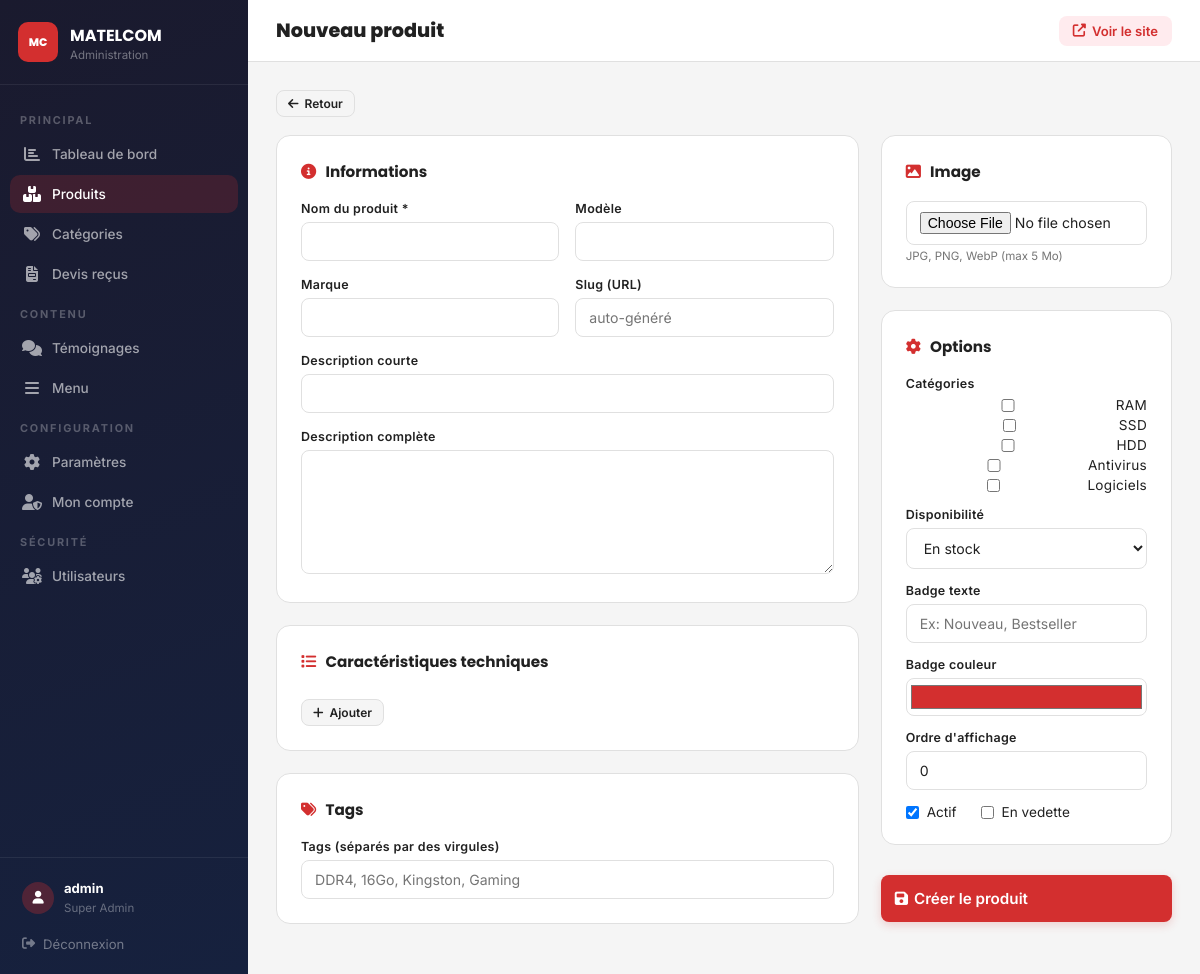
The app's page /admin/produit_form.php (signed in) with its own data.
### tables this page shows
CREATE TABLE `categories` (
  `id` int(11) NOT NULL AUTO_INCREMENT,
  `nom` varchar(100) NOT NULL,
  `slug` varchar(100) NOT NULL,
  `icone` varchar(50) DEFAULT 'fas fa-folder',
  `ordre` int(11) DEFAULT 0,
  PRIMARY KEY (`id`),
  UNIQUE KEY `slug` (`slug`)
);

### includes/functions.php (called while the page is built, shortened)
<?php
function getCategories() {
    return getDB()->query("SELECT * FROM categories ORDER BY ordre ASC")->fetchAll();
}
function e($s) { return htmlspecialchars($s ?? '', ENT_QUOTES, 'UTF-8'); }

### includes/config.php (called while the page is built, shortened)
<?php
function getDB() {
    static $pdo = null;
    if ($pdo === null) {
        try {
            $dsn = "mysql:host=" . DB_HOST . ";dbname=" . DB_NAME . ";charset=utf8mb4";
            $pdo = new PDO($dsn, DB_USER, DB_PASS, [
                PDO::ATTR_ERRMODE            => PDO::ERRMODE_EXCEPTION,
                PDO::ATTR_DEFAULT_FETCH_MODE => PDO::FETCH_ASSOC,
                PDO::ATTR_EMULATE_PREPARES   => false,
                PDO::MYSQL_ATTR_INIT_COMMAND => "SET NAMES utf8mb4"
            ]);
        } catch (PDOException $e) {
            die('<div style="font-family:sans-serif;padding:40px;background:#fff;color:#c00">
                <h2>Erreur de connexion MySQL</h2>
                <p>Vérifiez <code>includes/config.php</code></p>
                <pre style="background:#f5f5f5;padding:12px;border-radius:6px">'
                . htmlspecialchars($e->getMessage()) .
                '</pre>
            </div>');
        }
    }
    return $pdo;
}

### admin/produit_form.php (the view, shortened to what this page needs)
<?php
require_once __DIR__.'/../includes/config.php';
require_once __DIR__.'/../includes/functions.php';
$db = getDB();
$id = (int)($_GET['id']??0);
$prod = $id ? $db->prepare("SELECT * FROM produits WHERE id=?")->execute([$id]) ? $db->prepare("SELECT * FROM produits WHERE id=?")->fetch() : null : null;
$cats = getCategories();
$tags  = $prod ? implode(', ', jdecode($prod['tags'])) : '';
$prodCats = $prod ? explode(' ', $prod['categories']??'') : [];
require '_top.php';
?>
<a href="produits.php" class="btn btn-secondary btn-sm" style="margin-bottom:18px"><i class="fas fa-arrow-left"></i> Retour</a>
<form method="POST" enctype="multipart/form-data">
  <div style="display:grid;grid-template-columns:2fr 1fr;gap:22px">
    <div>
      <div class="card" style="padding:24px">
        <h3 style="font-family:'Poppins',sans-serif;font-size:.95rem;font-weight:700;margin-bottom:18px"><i class="fas fa-info-circle" style="color:var(--red);margin-right:6px"></i> Informations</h3>
        <div class="fgrid">
          <div class="fg"><label>Nom du produit *</label><input type="text" name="nom" value="<?= e($prod['nom']??'') ?>" required/></div>
          <div class="fg"><label>Modèle</label><input type="text" name="modele" value="<?= e($prod['modele']??'') ?>"/></div>
          <div class="fg"><label>Marque</label><input type="text" name="marque" value="<?= e($prod['marque']??'') ?>"/></div>
          <div class="fg"><label>Slug (URL)</label><input type="text" name="slug" value="<?= e($prod['slug']??'') ?>" placeholder="auto-généré"/></div>
        </div>
        <div class="fg" style="margin-top:16px"><label>Description courte</label><input type="text" name="description_courte" value="<?= e($prod['description_courte']??'') ?>" maxlength="300"/></div>
        <div class="fg" style="margin-top:16px"><label>Description complète</label><textarea name="description" rows="6"><?= e($prod['description']??'') ?></textarea></div>
      </div>
      <div class="card" style="padding:24px">
        <h3 style="font-family:'Poppins',sans-serif;font-size:.95rem;font-weight:700;margin-bottom:18px"><i class="fas fa-list" style="color:var(--red);margin-right:6px"></i> Caractéristiques techniques</h3>
        <button type="button" class="btn btn-secondary btn-sm" onclick="addSpec()" style="margin-top:8px"><i class="fas fa-plus"></i> Ajouter</button>
      </div>
      <div class="card" style="padding:24px">
        <h3 style="font-family:'Poppins',sans-serif;font-size:.95rem;font-weight:700;margin-bottom:18px"><i class="fas fa-tags" style="color:var(--red);margin-right:6px"></i> Tags</h3>
        <div class="fg"><label>Tags (séparés par des virgules)</label><input type="text" name="tags" value="<?= e($tags) ?>" placeholder="DDR4, 16Go, Kingston, Gaming"/></div>
      </div>
    </div>
    <div>
      <div class="card" style="padding:24px">
        <h3 style="font-family:'Poppins',sans-serif;font-size:.95rem;font-weight:700;margin-bottom:18px"><i class="fas fa-image" style="color:var(--red);margin-right:6px"></i> Image</h3>
        <div class="fg"><input type="file" name="image" accept="image/*"/><small>JPG, PNG, WebP (max 5 Mo)</small></div>
      </div>
      <div class="card" style="padding:24px">
        <h3 style="font-family:'Poppins',sans-serif;font-size:.95rem;font-weight:700;margin-bottom:18px"><i class="fas fa-cog" style="color:var(--red);margin-right:6px"></i> Options</h3>
        <div class="fg">
          <label>Catégories</label>
          <?php foreach ($cats as $cat): if($cat['slug']==='all') continue; ?>
            <label style="display:flex;align-items:center;gap:6px;font-size:.85rem;margin-bottom:4px;font-weight:400">
              <input type="checkbox" name="categories[]" value="<?= e($cat['slug']) ?>" <?= in_array($cat['slug'],$prodCats)?'checked':'' ?>/> <?= e($cat['nom']) ?>
            </label>
          <?php endforeach; ?>
        </div>
        <div class="fg" style="margin-top:14px"><label>Disponibilité</label>
          <select name="disponibilite">
            <option value="en_stock" <?= ($prod['disponibilite']??'en_stock')==='en_stock'?'selected':'' ?>>En stock</option>
          </select>
        </div>
        <div class="fg" style="margin-top:14px"><label>Badge texte</label><input type="text" name="badge_texte" value="<?= e($prod['badge_texte']??'') ?>" placeholder="Ex: Nouveau, Bestseller"/></div>
        <div class="fg" style="margin-top:14px"><label>Badge couleur</label><input type="color" name="badge_couleur" value="<?= e($prod['badge_couleur']??'#D32F2F') ?>" style="height:38px;padding:2px"/></div>
        <div class="fg" style="margin-top:14px"><label>Ordre d'affichage</label><input type="number" name="ordre" value="<?= e($prod['ordre']??0) ?>" min="0"/></div>
        <div style="display:flex;gap:24px;margin-top:14px">
          <label style="display:flex;align-items:center;gap:8px;font-size:.85rem">
            <input type="checkbox" name="statut" <?= ($prod['statut']??1)?'checked':'' ?>/> Actif
          </label>
          <label style="display:flex;align-items:center;gap:8px;font-size:.85rem">
            <input type="checkbox" name="en_vedette" <?= ($prod['en_vedette']??0)?'checked':'' ?>/> En vedette
          </label>
        </div>
      </div>
      <button type="submit" class="btn btn-primary" style="width:100%;padding:14px;font-size:.95rem;margin-top:8px">
        <i class="fas fa-save"></i> <?= $prod ? 'Mettre à jour' : 'Créer le produit' ?>
      </button>
    </div>
  </div>
</form>
<?php require '_bottom.php'; ?>

### admin/_top.php (style rules this page uses)
* { box-sizing:border-box;margin:0;padding:0; }
:root { --red:#D32F2F;--red-dark:#B71C1C;--red-light:#EF5350;--red-pale:#FFEBEE;--ink:#212121;--muted:#757575;--border:#E0E0E0;--soft:#F5F5F5;--sidebar:248px; }
body { font-family:'Inter',sans-serif;background:var(--soft);color:var(--ink);display:flex;min-height:100vh; }
.card { background:white;border-radius:14px;border:1px solid var(--border);overflow:hidden;margin-bottom:22px; }
.btn { display:inline-flex;align-items:center;gap:6px;padding:8px 16px;border-radius:8px;font-family:'Inter',sans-serif;font-size:.82rem;font-weight:600;cursor:pointer;text-decoration:none;border:none;transition:all .2s; }
.btn-primary { background:var(--red);color:white;box-shadow:0 3px 10px rgba(211,47,47,.2); }
.btn-secondary { background:var(--soft);color:var(--ink);border:1px solid var(--border); }
.btn-sm { padding:5px 11px;font-size:.75rem; }
.fg { margin-bottom:0; }
.fg label { display:block;font-size:.78rem;font-weight:600;letter-spacing:.3px;color:var(--ink);margin-bottom:6px; }
.fg input,.fg select,.fg textarea { width:100%;padding:10px 13px;border:1.5px solid var(--border);border-radius:8px;font-size:.88rem;font-family:'Inter',sans-serif;color:var(--ink);outline:none;transition:border-color .2s;background:white; }
.fg textarea { resize:vertical;min-height:90px; }
.fg small { display:block;font-size:.72rem;color:var(--muted);margin-top:4px; }
.fgrid { display:grid;grid-template-columns:1fr 1fr;gap:16px; }

### records on screen
categories: nom "RAM"
categories: nom "SSD"
categories: nom "HDD"
categories: nom "Antivirus"
categories: nom "Logiciels"

### other values on screen
$_SESSION['admin_user'] "admin"
gh_role_label() "Super Admin"
$pageTitle "Nouveau produit"
